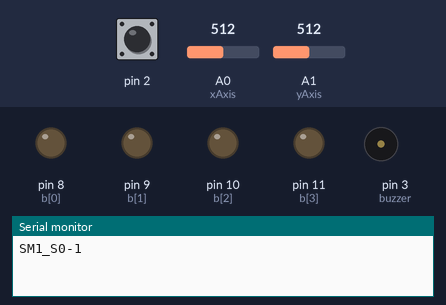
A sketch run on a simulated Arduino Uno, built with avr-gcc and run on an emulated ATmega328P. Shown: output pins drawn as LEDs (lit = HIGH), buzzer (waves = sounding), the last lines printed to the serial monitor. The test bench sets the inputs (shaded band); at power-on: A0 (xAxis) = 512, A1 (yAxis) = 512, pin 2 HIGH.

Above: at 1.3 s.
1.4 s: A0 (xAxis) set to 716
At 2.12 s:
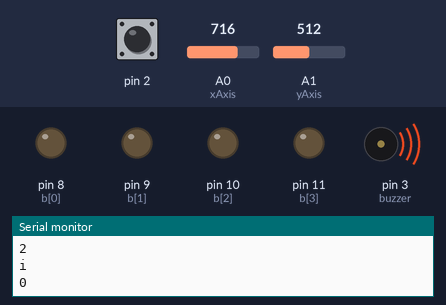
4.4 s: A0 (xAxis) set to 569
7.4 s: A0 (xAxis) set to 537
8.9 s: A1 (yAxis) set to 716
At 9.12 s:
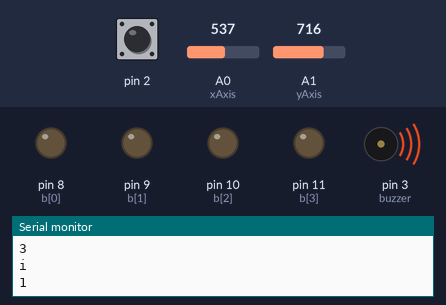
11.9 s: A1 (yAxis) set to 566
14.5 s: A1 (yAxis) set to 532
Timing chart, 0 to 17.0 s (numbered marks = the images above; inputs shaded):
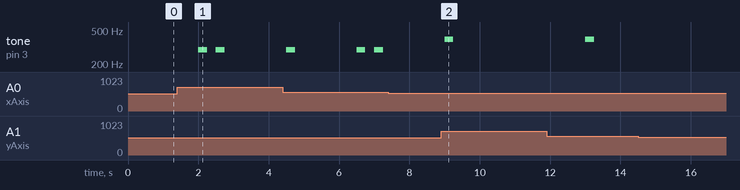

Measured:
- after the input at 1.4 s, tone on pin 3 (buzzer): alternates 293 Hz for 0.25 s and silent for 0.25 s, 4 changes in all, then stays silent, starting after 0.60 s
- after the input at 8.9 s, tone on pin 3 (buzzer): silent → 392 Hz after 0.10 s, → silent 0.25 s later

The sketch:

cslogin_lab6_part1.ino
```cpp
// Array of Output Pin variables, set to the pins being used
const int b_size = 4;
const int b[b_size] = {8, 9, 10, 11};
const int xAxis = A0; // Recall that A0 is really a number under the hood.
const int yAxis = A1; // Recall that A1 is really a number under the hood.
const int light_pattern_size = 2;
const char light_pattern[light_pattern_size] = {0x00, 0x0F};
unsigned int i = 0;
unsigned int j = 0;

const char sound_pattern_size = 5;
const double sound_pattern[sound_pattern_size] = {329.63, 261.63, 293.66, 392, 440};
double code[] = {392, 392, 440, 440, 261.63, 261.63, 293.66, 293.66, 329.63, 329.63};
double code1[] = {392, 0, 392, 0, 440, 0, 440, 0, 261.63, 0, 261.63, 0, 293.66, 0, 293.66, 0, 329.63, 0, 329.63};
//            {UP, UP, DOWN, DOWN, LEFT, LEFT, RIGHT, RIGHT, CLICK, CLICK}
//            {329.63, 261.63, 293.66, 392, 440};


const int buzzer = 3;

const int xAxis_median = 500; // Adjust this if needed
const int yAxis_median = 500; // Adjust this if needed

// Reset the Output Buffer.
void resetBuffer() {
    for(int i = 0; i < b_size; i++) {
        // Note this is an arduino function call to the pins
        digitalWrite(b[i], LOW);
    }
}
// Writes to the buffer. Note this function ORs the current value with the new value
// Note that size is an optional argument with default size the same as the buffer
void writeBuffer(unsigned char b_temp, int size = b_size)
{
    for (int i = (size - 1); i >= 0; i--) {
        if ((b_temp >> i) & 0x01) {
        digitalWrite(b[i], HIGH);
        }
    }

}


typedef struct task {
  int state;
  unsigned long period;
  unsigned long elapsedTime;
  int (*TickFct)(int);

} task;

int delay_gcd;
const unsigned short tasksNum = 2;
task tasks[tasksNum];

enum SM1_States { SM1_INIT, SM1_S0, SM1_S1};
int SM1_Tick(int state){
    //Read thing
    switch(state){ // State transitions
      case SM1_INIT:
         //State Transition
            state = SM1_S0;
        break;
      case SM1_S0:
          if ((digitalRead(2) == LOW) ||
          (analogRead(xAxis) < xAxis_median - 50) ||
          (analogRead(xAxis) > xAxis_median + 50) ||
          (analogRead(yAxis) > yAxis_median + 50) ||
          (analogRead(yAxis) < yAxis_median - 50)) {
            state = SM1_S1;
          }
          else{
            state = SM1_S0;
            Serial.println("SM1_S0-1");
          }
         //State Transition
        break;
      case SM1_S1:
          if ((digitalRead(2) == LOW) ||
          (analogRead(xAxis) < xAxis_median - 50) ||
          (analogRead(xAxis) > xAxis_median + 50) ||
          (analogRead(yAxis) > yAxis_median + 50) ||
          (analogRead(yAxis) < yAxis_median - 50)) {
              state = SM1_S1;
          }
          else{
              state = SM1_S0;
              Serial.println("SM1_S0-2");
          }
          break;
}
    switch(state){ // State Action
      case SM1_INIT:
         //State Action
        break;
      case SM1_S0:
            //State Action
            // Serial.println("-1");
            if (i>10) noTone(buzzer);
            // Serial.println("-2");
         //State Action
        break;
      case SM1_S1:
            //State Action
          if (digitalRead(2) == LOW) {
              tone(buzzer, sound_pattern[0]);
              if(code[i] == sound_pattern[0]) i++;
              else i=0;
              Serial.println("0");
              Serial.println("i");
              Serial.println(i);
          }
          else if (analogRead(xAxis) < xAxis_median - 50) {
              tone(buzzer, sound_pattern[1]);
              if(code[i] == sound_pattern[1]) i++;
              else i=0;
              Serial.println("1");
              Serial.println("i");
              Serial.println(i);
          }
          else if (analogRead(xAxis) > xAxis_median + 50) {
              tone(buzzer, sound_pattern[2]);
              if(code[i] == sound_pattern[2]) i++;
              else i=0;
              Serial.println("2");
              Serial.println("i");
              Serial.println(i);
          }
          else if (analogRead(yAxis) > yAxis_median + 50) {
              tone(buzzer, sound_pattern[3]);
              if(code[i] == sound_pattern[3]) i++;
              else i=0;
              Serial.println("3");
              Serial.println("i");
              Serial.println(i);
          }
          else if (analogRead(yAxis) < yAxis_median - 50) {
              tone(buzzer, sound_pattern[4]);
              if(code[i] == sound_pattern[4]) i++;
              else i=0;
              Serial.println("4");
              Serial.println("i");
              Serial.println(i);
          }
          // Serial.println(analogRead(xAxis));
          // Serial.println(analogRead(yAxis));
//          resetBuffer();
//            writeBuffer(light_pattern[1]);
         //State Action
        break;
    }

    return state;
}

enum SM2_States { SM2_INIT, SM2_S0, SM2_S1};
int SM2_Tick(int state){
    //Read thing
    switch(state){ // State transitions
      case SM2_INIT:
         //State Transition
            state = SM2_S0;
        break;
      case SM2_S0:
          if (i==10) state = SM2_S1;
          else if (digitalRead(2) == LOW) state = SM2_S0;
        //State Transition
        break;
      case SM2_S1:
          if (i==10) state = SM2_S1;
          else if (digitalRead(2) == LOW) state = SM2_S0;
        //State Transition
        break;
    }
    switch(state){ // State Action
      case SM2_INIT:
         //State Action
        break;
      case SM2_S0:
            //State Action
//            tone(buzzer, sound_pattern[0]);
            noTone(buzzer);
         //State Action
        break;
      case SM2_S1:
            //State Action
            tone(buzzer, code1[j]);
            j++;
            if(j>19) j=0;
         //State Action
        break;
    }

    return state;
}


void setup() {
    //some set up (Default Arduino Function)
    pinMode(2, INPUT_PULLUP);
    // LEDs
    for(int i = 0; i < b_size; i++)
    {
        pinMode(b[i], OUTPUT);
    }
    Serial.begin(9600);


  unsigned char i = 0;
  tasks[i].state = SM1_INIT;
  tasks[i].period = 500;
  tasks[i].elapsedTime = 0;
  tasks[i].TickFct = &SM1_Tick;
  i++;
  tasks[i].state = SM2_INIT;
  tasks[i].period = 250;
  tasks[i].elapsedTime = 0;
  tasks[i].TickFct = &SM2_Tick;

//  delay_gcd = 500; // GCD

}


void loop() {
  // put your main code here, to run repeatedly:
  unsigned char i;
  for (i = 0; i < tasksNum; ++i) {
     if ( (millis() - tasks[i].elapsedTime) >= tasks[i].period) {
        tasks[i].state = tasks[i].TickFct(tasks[i].state);
        tasks[i].elapsedTime = millis(); // Last time this task was ran

     }
   }
//  delay(delay_gcd); // GCD.
}
```
